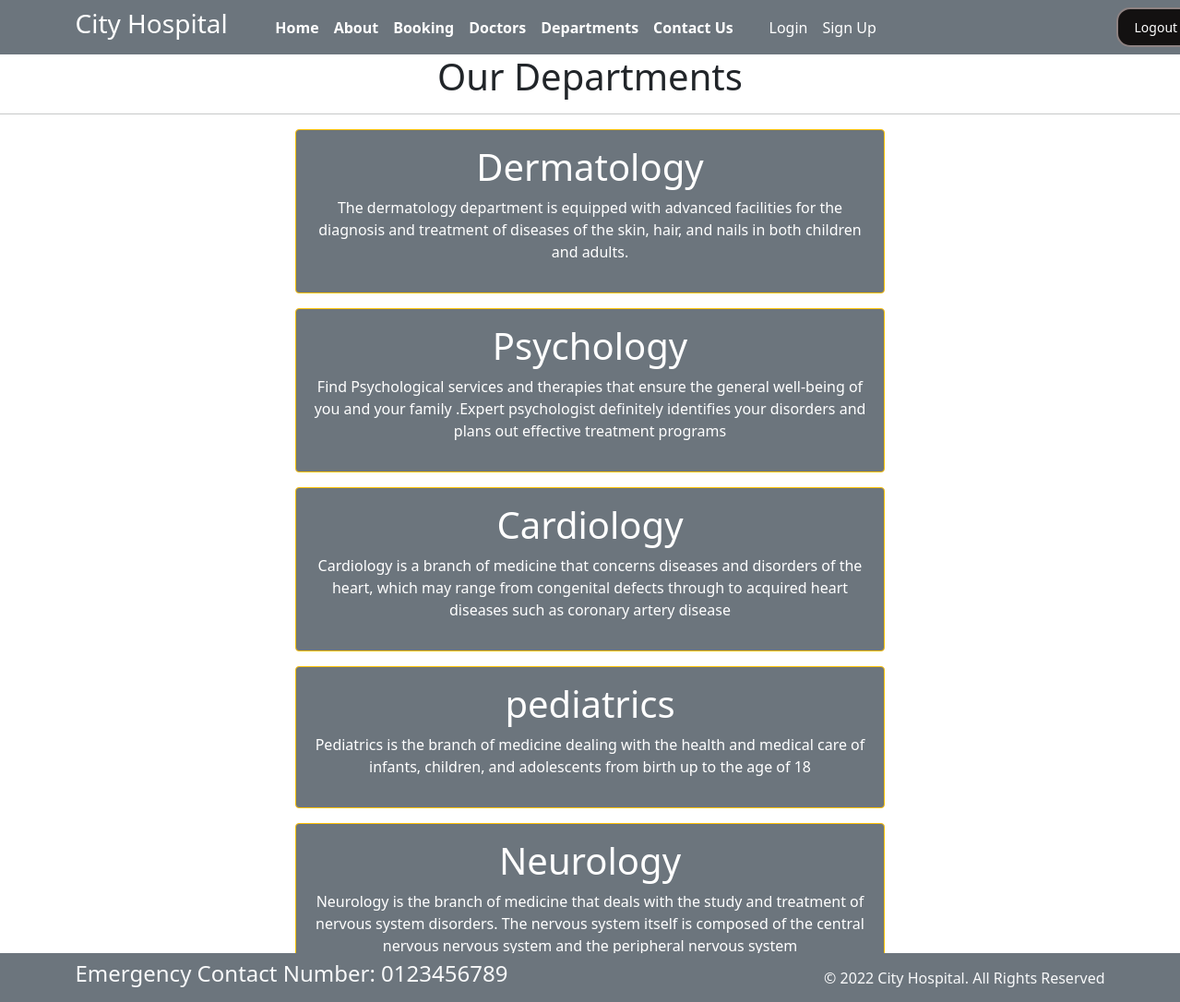
/department/ (signed in), run on the app's committed database.
### home/models.py (models this page shows, shortened)
class Departments(models.Model):
    dep_name=models.CharField(max_length=100)
    dep_description=models.TextField()

### home/views.py (the view)
# urls.py: path('department/',views.Department,name='department'),
@login_required(login_url='login')
def Department(request):
    dict_dept={
        'dept':Departments.objects.all()
    }
    return render(request,'department.html',dict_dept)

### templates/department.html (shortened to what this page needs)
{% extends 'base.html' %}
{% block content%}
<h1 class="text-center"> Our Departments </h1>
<hr>
{% for d in dept %}
<div class="mx-auto w-50 bg-secondary text-center text-white p-3 my-3 border border-warning rounded">
    <h1>{{d.dep_name}}</h1>
    <p>{{d.dep_description}}</p>
</div>
{% endfor %}
{% endblock %}

### templates/base.html (shortened to what this page needs)
{% load static %}
<!DOCTYPE html>
<html>
<head>
  <link rel="stylesheet" href=" https://cdn.jsdelivr.net/npm/bootstrap@5.1.3/dist/css/bootstrap.min.css ">
  <link rel="stylesheet" href="https://use.fontawesome.com/releases/v5.2.0/css/all.css">
  <link rel="stylesheet" href="{% static '/css/style.css'%}">
</head>
<body>
  <nav class="navbar bg-secondary navbar-expand-md ">
    <div class="container">
      <div class="col-2 text-left pl-md-0">
        <h3 class="text-white"> City Hospital </h3>
      </div>
      <div class="collapse navbar-collapse justify-content-center col-md-6 navbar-collapse-3">
        <ul class="navbar-nav justify-content-center  fw-bold">
          <li class="nav-item active">
            <a class="nav-link text-white" href="{% url 'home' %}">Home </a>
          </li>
          <li class="nav-item">
            <a class="nav-link text-white" href="{% url 'about' %}">About</a>
          </li>
          <li class="nav-item">
            <a class="nav-link text-white" href="{% url 'booking' %}">Booking</a>
          </li>
          <li class="nav-item">
            <a class="nav-link text-white" href="{% url 'doctors' %}">Doctors</a>
          </li>
          <li class="nav-item">
            <a class="nav-link text-white" href="{% url 'department' %}">Departments</a>
          </li>
          <li class="nav-item">
            <a class="nav-link text-white" href="{% url 'contact' %}">Contact Us</a>
          </li>
        </ul>
      </div>
      <div class="col-md-4 text-end">
        <ul class="navbar-nav">
          <li class="nav-item">
            <a class="nav-link text-white " href="{% url 'login' %}">Login</a>
          </li>
          <li class="nav-item">
            <a class="nav-link text-white" href="{% url 'signup' %}">Sign Up</a>
          </li>
        </ul>
        </div>
          <div class="container">
          <div class="col-2 text-left pl-md-0">
          <button class="logout-button" type="submit"><a  class="nav-link text-white" href="{% url 'logout' %}">Logout</a></button>
          </div>
      </div>
    </div>
  </nav>
  {% block content%}{% endblock %}
  <section class="fixed-bottom">
    <footer class="pt-2 pb-2  bg-secondary text-light">
      <div class="container">
        <div class="row align-items-center">
          <div class="col-12 col-md-8">
            <h4>Emergency Contact Number: 0123456789</h4>
          </div>
          <div class="col-12 col-md-4 mt-4 mt-md-0 text-center text-md-end">
            © 2022 City Hospital. All Rights Reserved
          </div>
        </div>
      </div>
    </footer>
  </section>
</body>
</html>

### templates/base.html (style rules this page uses)
.logout-button { background-color: rgb(19, 17, 17); color: #0c0a0a; border: 2px solid #8d8282; border-radius: 15px; padding: 1px 2px; font-size: 14px; cursor: pointer; transition: background-color 0.3s, color 0.3s, border-color 0.3s; }

### data on the page
Departments: dep_name "Dermatology", dep_description "The dermatology department is equipped with advanced facilities for the diagnosis and treatment of diseases of the skin, hair, and nails in both children and adults."
Departments: dep_name "Psychology", dep_description "Find Psychological services and therapies that ensure the general well-being of you and your family .Expert psychologist definitely identifies your disorders and plans out effective treatment programs"
Departments: dep_name "Cardiology", dep_description "Cardiology is a branch of medicine that concerns diseases and disorders of the heart, which may range from congenital defects through to acquired heart diseases such as coronary artery disease"
Departments: dep_name "pediatrics", dep_description "Pediatrics is the branch of medicine dealing with the health and medical care of infants, children, and adolescents from birth up to the age of 18"
Departments: dep_name "Neurology", dep_description "Neurology is the branch of medicine that deals with the study and treatment of nervous system disorders. The nervous system itself is composed of the central nervous nervous system and the peripheral nervous system"
